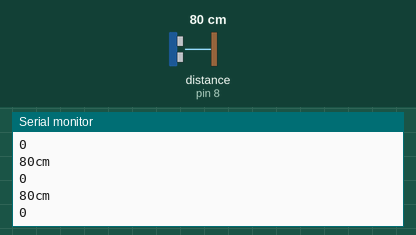
This sketch was run on a simulated Arduino Uno, built with avr-gcc and run on an emulated ATmega328P. Shown: the last lines printed to the serial monitor. Wiring (inferred from the names in the program): ultrasonic range finder: trigger pin 7; echo pin 8. Inputs (shaded band) come from the test bench; at power-on: distance to the obstacle (sensor on pin 8) 80 cm. The echo pulse lasts 58.3 µs per cm.

Above: at 1.2 s.
1.3 s: distance to the obstacle (sensor on pin 8) set to 60 cm
At 1.38 s:
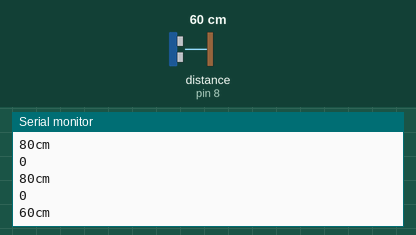
4.3 s: distance to the obstacle (sensor on pin 8) set to 2 cm
At 4.3 s:
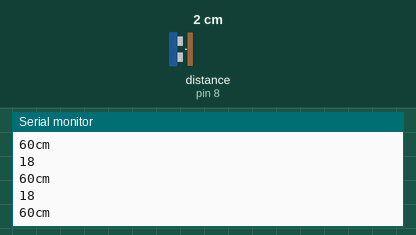
Timing chart, 0 to 7.3 s (numbered marks = the images above; inputs shaded):
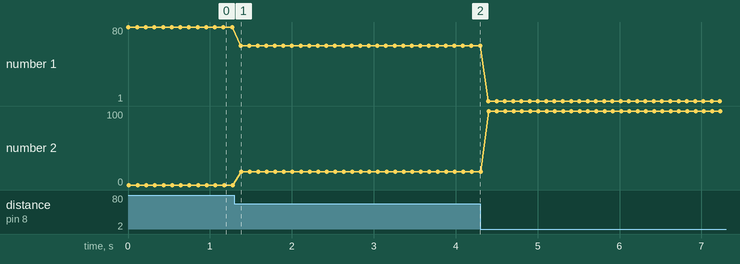

The sketch:

arduino_sketch.ino
```cpp
/*
  Modified Arduino "Ping" sketch to work for Ultrasonic
*/

// this constant won't change. It's the pin number of the sensor's output:
const int trigPin = 7;
const int echoPin = 8;
// Thresholds to adjust volume by - whats the closest (ergo when it is loudest) or farthest that the sensor should pick up on something
const int nearThreshold = 15;
const int farThreshold = 70;

void setup() {
  // initialize serial communication:
  Serial.begin(9600);
  pinMode(trigPin, OUTPUT);
  pinMode(echoPin, INPUT);
}

void loop() {
  // establish variables for duration of the ping, and the distance result
  // in centimeters, volume is how loud it will be:
  long duration, cm, volume;

  // The PING))) is triggered by a HIGH pulse of 2 or more microseconds.
  // Give a short LOW pulse beforehand to ensure a clean HIGH pulse:
  digitalWrite(trigPin, LOW);
  delayMicroseconds(2);
  digitalWrite(trigPin, HIGH);
  delayMicroseconds(10);
  digitalWrite(trigPin, LOW);

  // The same pin is used to read the signal from the PING))): a HIGH pulse
  // whose duration is the time (in microseconds) from the sending of the ping
  // to the reception of its echo off of an object.
  duration = pulseIn(echoPin, HIGH, 30000);

  // convert the time into a distance
  if (duration == 0) {
    cm = -1;
  } else {
    cm = microsecondsToCentimeters(duration);
  }

  if (cm == -1) {
    volume = 0;
  } else {
    int val = constrain(cm, nearThreshold, farThreshold);
    volume = map(val, farThreshold, nearThreshold, 0, 100);
  }

  Serial.print(cm);
  Serial.print("cm");
  Serial.println();
  Serial.println(volume);

  delay(100);
}

long microsecondsToInches(long microseconds) {
  // According to Parallax's datasheet for the PING))), there are 73.746
  // microseconds per inch (i.e. sound travels at 1130 feet per second).
  // This gives the distance travelled by the ping, outbound and return,
  // so we divide by 2 to get the distance of the obstacle.
  // See: https://www.parallax.com/package/ping-ultrasonic-distance-sensor-downloads/
  return microseconds / 74 / 2;
}

long microsecondsToCentimeters(long microseconds) {
  // The speed of sound is 340 m/s or 29 microseconds per centimeter.
  // The ping travels out and back, so to find the distance of the object we
  // take half of the distance travelled.
  return microseconds / 29 / 2;
}
```

Measured:
- after the input at 1.3 s, the serial monitor: prints a new line after 0.08 s (image 1)
- plotted number 1: 80 → 60 after the input at 1.3 s, 60 → 1 after the input at 4.3 s
- plotted number 2: 0 → 18 after the input at 1.3 s, 18 → 100 after the input at 4.3 s
